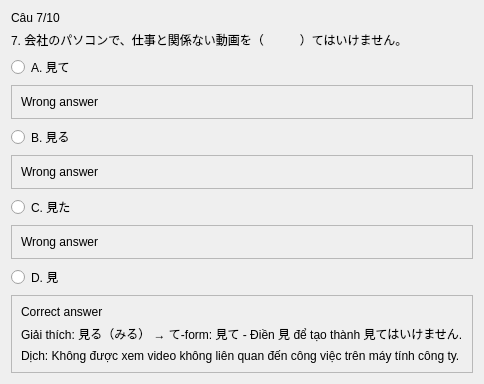
               <widget class="QWidget" name="page_13">
                <layout class="QVBoxLayout" name="verticalLayout_6">
                 <item>
                  <widget class="QLabel" name="label_96">
                   <property name="text">
                    <string>Câu 7/10</string>
                   </property>
                  </widget>
                 </item>
                 <item>
                  <widget class="QLabel" name="label_97">
                   <property name="text">
                    <string>7. 会社のパソコンで、仕事と関係ない動画を（　　　）てはいけません。</string>
                   </property>
                  </widget>
                 </item>
                 <item>
                  <widget class="QRadioButton" name="radioButton_49">
                   <property name="text">
                    <string>A. 見て</string>
                   </property>
                  </widget>
                 </item>
                 <item>
                  <widget class="QFrame" name="frame_5">
                   <property name="frameShape">
                    <enum>QFrame::StyledPanel</enum>
                   </property>
                   <property name="frameShadow">
                    <enum>QFrame::Raised</enum>
                   </property>
                   <layout class="QVBoxLayout" name="verticalLayout_10">
                    <item>
                     <widget class="QLabel" name="label_11">
                      <property name="text">
                       <string>Wrong answer</string>
                      </property>
                     </widget>
                    </item>
                   </layout>
                  </widget>
                 </item>
                 <item>
                  <widget class="QRadioButton" name="radioButton_50">
                   <property name="text">
                    <string>B. 見る</string>
                   </property>
                  </widget>
                 </item>
                 <item>
                  <widget class="QFrame" name="frame_6">
                   <property name="frameShape">
                    <enum>QFrame::StyledPanel</enum>
                   </property>
                   <property name="frameShadow">
                    <enum>QFrame::Raised</enum>
                   </property>
                   <layout class="QVBoxLayout" name="verticalLayout_9">
                    <item>
                     <widget class="QLabel" name="label_12">
                      <property name="text">
                       <string>Wrong answer</string>
                      </property>
                     </widget>
                    </item>
                   </layout>
                  </widget>
                 </item>
                 <item>
                  <widget class="QRadioButton" name="radioButton_51">
                   <property name="text">
                    <string>C. 見た</string>
                   </property>
                  </widget>
                 </item>
                 <item>
                  <widget class="QFrame" name="frame_7">
                   <property name="frameShape">
                    <enum>QFrame::StyledPanel</enum>
                   </property>
                   <property name="frameShadow">
                    <enum>QFrame::Raised</enum>
                   </property>
                   <layout class="QVBoxLayout" name="verticalLayout_8">
                    <item>
                     <widget class="QLabel" name="label_10">
                      <property name="text">
                       <string>Wrong answer</string>
                      </property>
                     </widget>
                    </item>
                   </layout>
                  </widget>
                 </item>
                 <item>
                  <widget class="QRadioButton" name="radioButton_52">
                   <property name="text">
                    <string>D. 見</string>
                   </property>
                  </widget>
                 </item>
                 <item>
                  <widget class="QFrame" name="frame_8">
                   <property name="frameShape">
                    <enum>QFrame::StyledPanel</enum>
                   </property>
                   <property name="frameShadow">
                    <enum>QFrame::Raised</enum>
                   </property>
                   <layout class="QVBoxLayout" name="verticalLayout_7">
                    <item>
                     <widget class="QLabel" name="label_9">
                      <property name="text">
                       <string>Correct answer</string>
                      </property>
                     </widget>
                    </item>
                    <item>
                     <widget class="QLabel" name="label_8">
                      <property name="text">
                       <string>Giải thích: 見る（みる） → て-form: 見て - Điền 見 để tạo thành 見てはいけません.</string>
                      </property>
                     </widget>
                    </item>
                    <item>
                     <widget class="QLabel" name="label_7">
                      <property name="text">
                       <string>Dịch: Không được xem video không liên quan đến công việc trên máy tính công ty.</string>
                      </property>
                     </widget>
                    </item>
                   </layout>
                  </widget>
                 </item>
                </layout>
               </widget>
